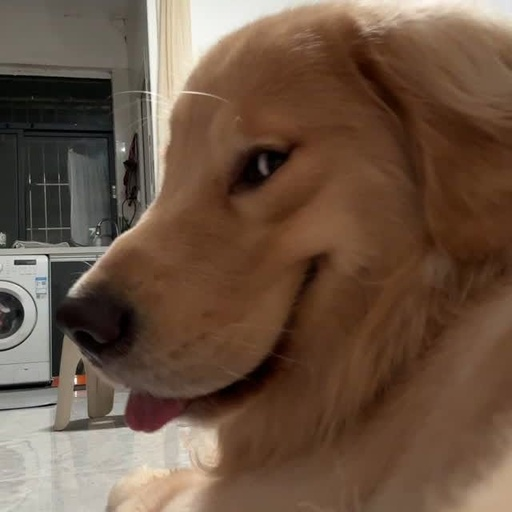
#> input picture IP/doggo.jpeg, 512 x 512 px, given in place of the camera
$ python motion_detection.py
#> lines starting #> are read from the running program, lines starting #| are printed output that depends on the picture; after the words box and inside, x2 and y2 are one past the last pixel; in counts of white or black regions, pixels touching at a corner belong together
import cv2
import numpy as np

def main():
    cap = cv2.VideoCapture(0)

    back_sub = cv2.createBackgroundSubtractorMOG2(history=500, varThreshold=16, detectShadows=True)

    while True:
        ret, frame = cap.read()
#> frame is the input picture: shape (512, 512, 3); mean B, G, R 67.4, 84.7, 108
        if not ret:
            break

        frame = cv2.resize(frame, (640, 480))
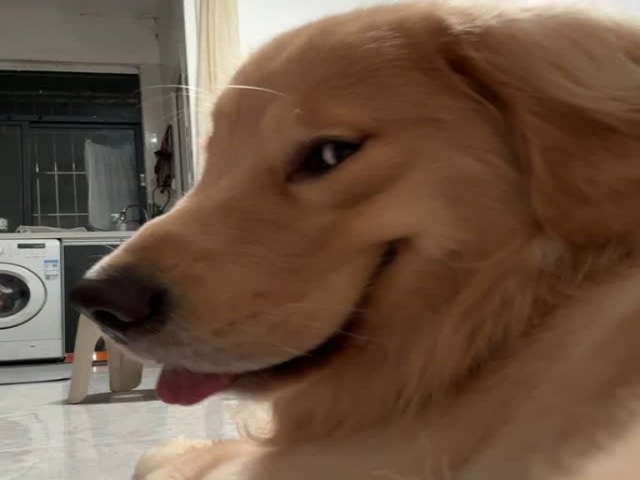
#> frame: shape (480, 640, 3); mean B, G, R 67.3, 84.6, 107.9

        fg_mask = back_sub.apply(frame)
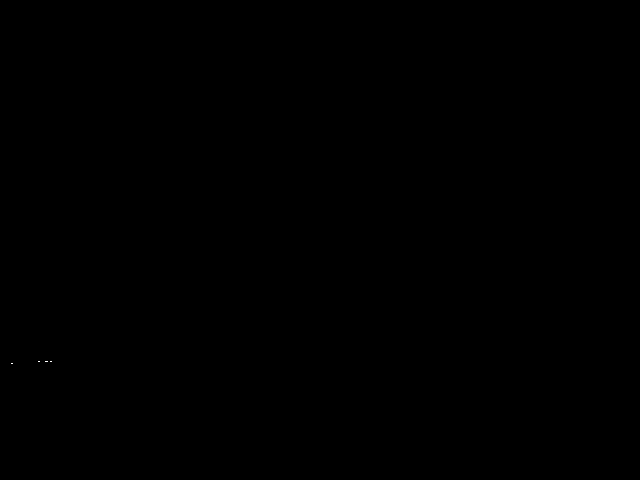
#> fg_mask: shape (480, 640); values 127 (black) and 255 (white), 0% white in thin lines or dots, all inside (x1, y1, x2, y2) = (11, 361, 52, 364)

        kernel = cv2.getStructuringElement(cv2.MORPH_ELLIPSE, (5, 5))
        fg_mask = cv2.morphologyEx(fg_mask, cv2.MORPH_OPEN, kernel)
#> fg_mask: shape (480, 640); every value is 127

        contours, _ = cv2.findContours(fg_mask, cv2.RETR_EXTERNAL, cv2.CHAIN_APPROX_SIMPLE)
#> contours = [[[0, 0], [0, 479], [639, 479], [639, 0]]]

        for contour in contours:
            if cv2.contourArea(contour) < 500:
                continue

            x, y, w, h = cv2.boundingRect(contour)

            cv2.rectangle(frame, (x, y), (x + w, y + h), (0, 255, 0), 2)

            cv2.putText(frame, "Moving Object", (x, y - 10), cv2.FONT_HERSHEY_SIMPLEX, 0.5, (0, 255, 0), 1)
#> this loop made 1 pass
#> (contour, x, y, w, h) on pass 1: ([[0, 0], [0, 479], [639, 479], [639, 0]], 0, 0, 640, 480)
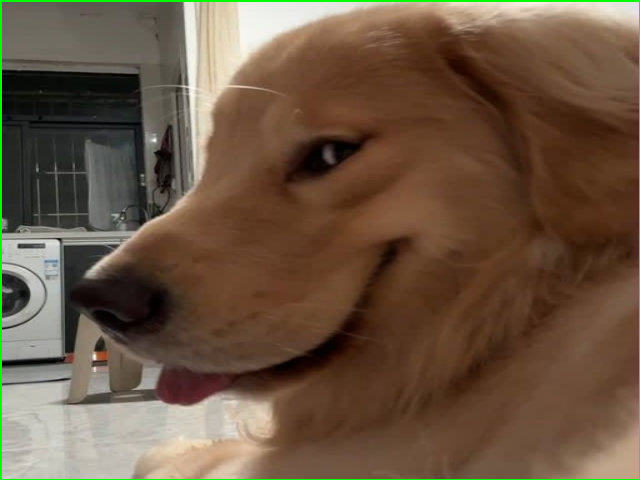
#> frame: shape (480, 640, 3); 1.09% of pixels changed, all inside (x1, y1, x2, y2) = (0, 0, 640, 480)

        cv2.imshow("Foreground Mask", fg_mask)
        cv2.imshow("Motion Detection and Tracking", frame)

        if cv2.waitKey(30) & 0xFF == ord('q'):
#> (key q is pressed here)
            break

    cap.release()
    cv2.destroyAllWindows()

main()
